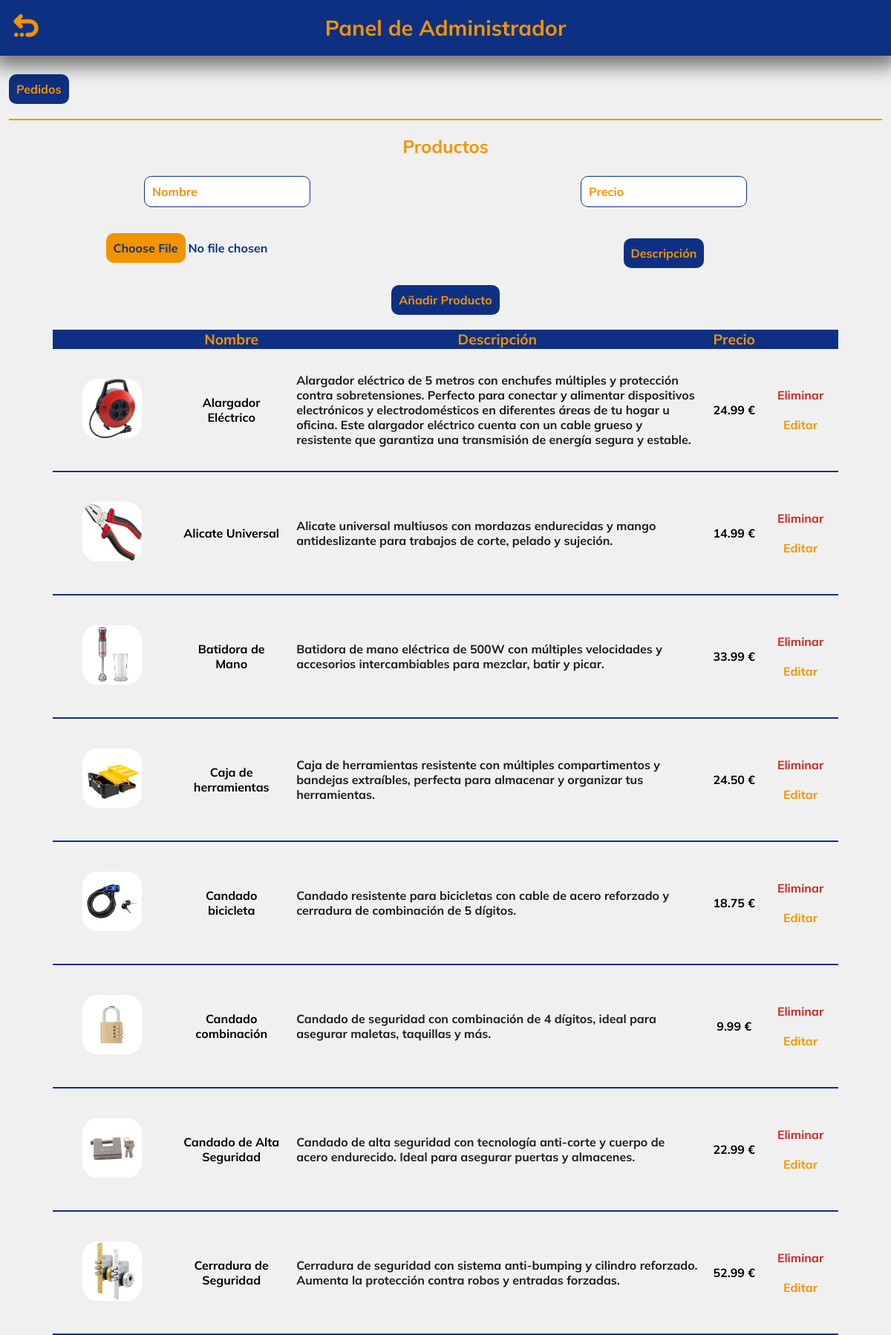
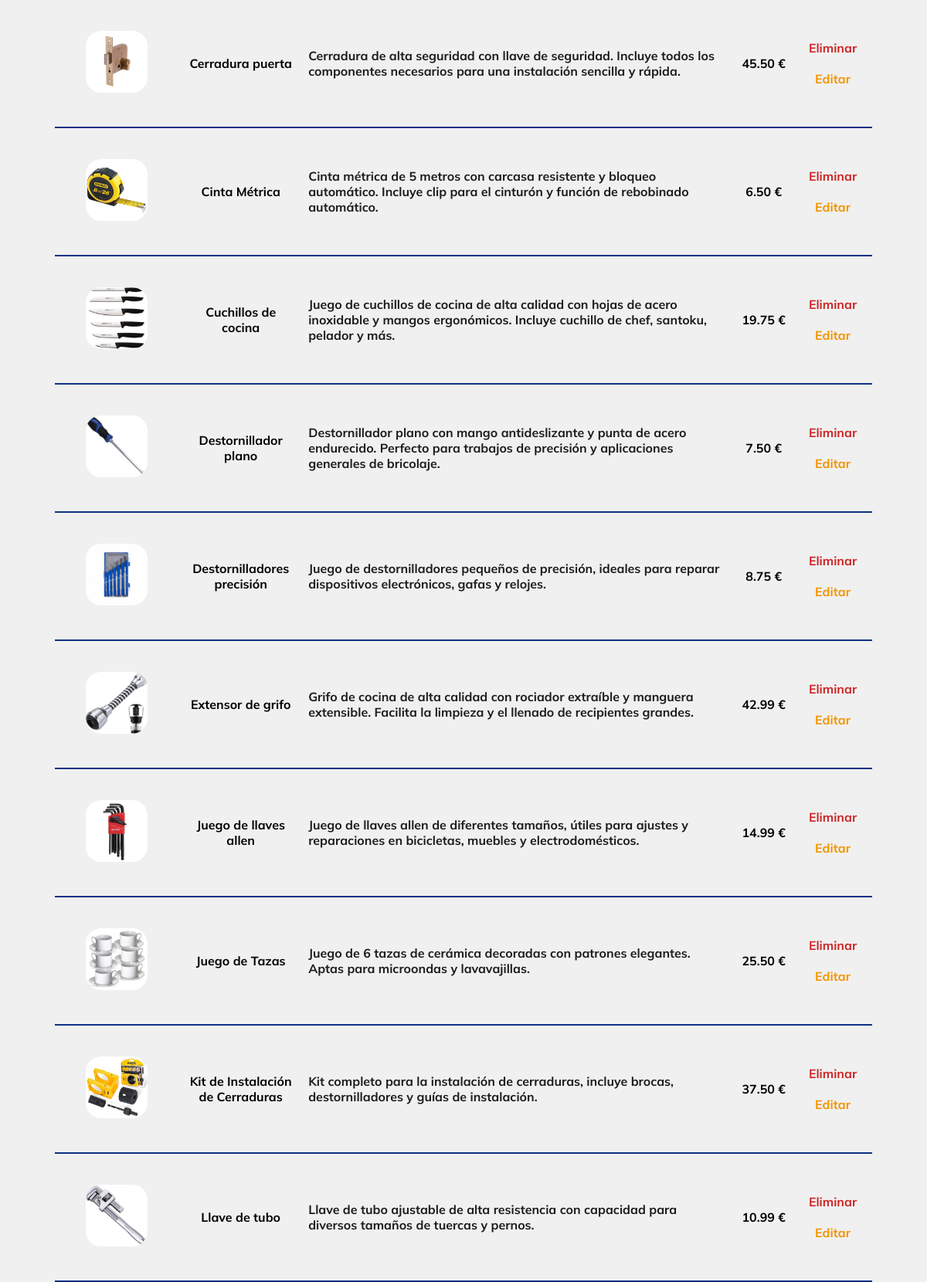
Screenshot of /templates/admin.php (signed in, upper part) with the database file from the repository (2 pictures, top to bottom).
### tables this page shows
CREATE TABLE `productos` (
  `id` int(11) NOT NULL,
  `name` varchar(255) NOT NULL,
  `description` varchar(1500) DEFAULT NULL,
  `price` decimal(10,2) NOT NULL,
  `img` varchar(225) NOT NULL
);

### templates/admin.php (the view, shortened to what this page needs)
<?php
$message = "";
$messageClass = "";
function listProducto($conn, &$message, &$messageClass){
    $query = $conn->prepare("SELECT * FROM productos ORDER BY name ASC");
    $query->execute();
    $productoToEdit = null;
    ?>
<!DOCTYPE html>
<html lang="en">
<head>
    <link rel="stylesheet" href="../styles/style.css">
    <link rel="stylesheet" href="../styles/admin.css">
</head>
<body>
    <div class="header">
        <div class="title-container">
            <a href="../index.php"><img src="../assets/img/icons/goBack.png" alt="home"></a>
            <h1 class='title'>Panel de Administrador</h1>
        </div>
    </div>
    <button id="mostrarPedidos">Pedidos</button>
    <div id="producto">
        <div class="section-title"><h2>Productos</h2></div>
        <form id="producto-form" method='post' enctype='multipart/form-data' class='control-panel'>
            <div class="form-element-container">
                <div class="form-element">
                    <input type='text' name='name' id='name' placeholder="Nombre" value='<?= ($productoToEdit ? htmlspecialchars($productoToEdit["name"]) : "") ?>'>
                </div>
                <div class="form-element">
                    <input type='text' name='price' id='price' placeholder="Precio" value='<?= ($productoToEdit ? htmlspecialchars($productoToEdit["price"]) : "") ?>'>
                </div>
                <div class="form-element">
                    <input type='file' name='img' id='input-file'>
                </div>
                <div class="form-element">
                    <button type="button" id="description-button" class="description-button">Descripción</button>
                </div>
            </div>
            <div class='btn-container'>
                <button class='btn-insertar' type='submit' name='<?= ($productoToEdit ? "update" : "insert") ?>' id='insert-btn'><?= ($productoToEdit ? "Guardar" : "Añadir Producto") ?></button>
            </div>
        </form>
        <table class="product-table">
            <thead>
                <tr>
                    <th></th>
                    <th>Nombre</th>
                    <th>Descripción</th>
                    <th>Precio</th>
                    <th></th>
                </tr>
            </thead>
            <tbody>
                <?php foreach($query as $product): ?>
                    <tr>
                        <td><img src="../assets/img/productos/<?= $product['img'] ?>" alt="<?= $product['name'] ?>"></td>
                        <td class="name"><p class="parraf" id="name"><?= $product["name"]?></p></td>
                        <td class="descripcion"><p class="parragraf" id="description"><?= $product["description"]?></p></td>
                        <td class="precio"><p class="parraf" id="price"><?= $product["price"]?> €</p></p></td>
                        <td class="actions">
                            <div class="button-container">
                                <form method='post' class="delete-form">
                                    <button type='submit' name='delete' class="delete-btn">Eliminar</button>
                                </form>
                                <form method='post'>
                                    <button class='btn' type='submit' name='edit' id='edit-btn'>Editar</button>
                                </form>
                            </div>
                        </td>
                    </tr>
                <?php endforeach; ?>
            </tbody>
        </table>
    </div>
</body>
</html>
<?php
}
$conn = connectDB();
listProducto($conn, $message, $messageClass);
?>

### styles/style.css (style rules this page uses)
body { font-family: Mulish; background-color: #f0f0f0; width: 98%; margin: 0 auto; padding-top: 150px; }
h1 { color: #f29400; font-size: 2em; }
h2 { color: #f29400; font-size: 1.7em; }
.parragraf { color: #1c1c1c; font-size: 1.3em; }
img { width: 100px; border-radius: 20px; }
a { color: #f29400; text-decoration: none; transition: 0.3s ease-in-out; }
button { font-family: Mulish; font-size: 1.3em; padding: 10px; border-radius: 10px; border: none; background-color: #0e3083; color: #f29400; cursor: pointer; transition: 0.3s ease-in-out; }
input { font-family: Mulish; color: #f29400; font-size: 1em; border-radius: 10px; margin: 20px; margin-top: 5px; padding: 10px; border: 1px solid #0e3083; border-radius: 10px; }
input::placeholder { color: #f29400; }
#input-file { color: #0e3083; border: none; }
@media screen and (width < 1441px) { body { padding-top: 120px; } }
@media screen and (width < 1441px) { h1 { color: #f29400; font-size: 1.8em; } }
@media screen and (width < 1441px) { h2 { font-size: 1.5em; } }
@media screen and (width < 1441px) { .parragraf { color: #1c1c1c; font-size: 1em; } }
@media screen and (width < 1441px) { button { font-size: 1em; } }

### styles/admin.css (style rules this page uses)
body { padding-top: 100px; }
.header { background-color: #f0f0f0; width: 100%; position: fixed; z-index: 1000; top: 0; left: 0; border-bottom-left-radius: 5px; border-bottom-right-radius: 5px; box-shadow: 0 5px 25px 10px rgba(0, 0, 0, 0.5); }
.title-container img { margin: 0; position: absolute; left: 10px; top: 10px; width: 50px; }
.control-panel { text-align: center; }
.form-element-container { margin-top: 20px; display: grid; grid-template-columns: repeat(auto-fit, minmax(400px, 1fr)); align-items: center; justify-content: center; }
.product-table tr:nth-child(even) { border-radius: 20px; border-bottom: 2px solid #0e3083; border-top: 2px solid #0e3083; }
.product-table td { padding: 10px; }
.name { text-align: center; }
.precio { text-align: center; white-space: nowrap; }
img { width: 80px; margin: 30px; }
.button-container { text-align: center; }
.delete-btn { color: #cf2525; background: none; }
#edit-btn { color: #f29400; background: none; }
.section-title { margin-top: 20px; text-align: center; border-top: 2px solid #f29400; }
.descripcion p { max-height: 100px; overflow-y: auto; font-size: 1em; }
.parragraf { font-size: 1em; }
@media screen and (width < 1441px) { .parragraf, .descripcion p { color: #1c1c1c; font-size: 1em; } }

### rows the page displays
productos: img (picture), name "Alargador Eléctrico", description "Alargador eléctrico de 5 metros con enchufes múltiples y protección contra sobretensiones. Perfecto para conectar y alimentar dispositivos electrónicos y electrodomésticos en diferentes áreas de tu hogar u oficina. Este alargador eléctrico cuenta con un cable grueso y resistente que garantiza una transmisión de energía segura y estable.…", price "24.99"
productos: img (picture), name "Alicate Universal", description "Alicate universal multiusos con mordazas endurecidas y mango antideslizante para trabajos de corte, pelado y sujeción.", price "14.99"
productos: img (picture), name "Batidora de Mano", description "Batidora de mano eléctrica de 500W con múltiples velocidades y accesorios intercambiables para mezclar, batir y picar.", price "33.99"
productos: img (picture), name "Caja de herramientas", description "Caja de herramientas resistente con múltiples compartimentos y bandejas extraíbles, perfecta para almacenar y organizar tus herramientas.", price "24.50"
productos: img (picture), name "Candado bicicleta", description "Candado resistente para bicicletas con cable de acero reforzado y cerradura de combinación de 5 dígitos.", price "18.75"
productos: img (picture), name "Candado combinación", description "Candado de seguridad con combinación de 4 dígitos, ideal para asegurar maletas, taquillas y más.", price "9.99"
productos: img (picture), name "Candado de Alta Seguridad", description "Candado de alta seguridad con tecnología anti-corte y cuerpo de acero endurecido. Ideal para asegurar puertas y almacenes.", price "22.99"
productos: img (picture), name "Cerradura de Seguridad", description "Cerradura de seguridad con sistema anti-bumping y cilindro reforzado. Aumenta la protección contra robos y entradas forzadas.", price "52.99"
productos: img (picture), name "Cerradura puerta", description "Cerradura de alta seguridad con llave de seguridad. Incluye todos los componentes necesarios para una instalación sencilla y rápida.", price "45.50"
productos: img (picture), name "Cinta Métrica", description "Cinta métrica de 5 metros con carcasa resistente y bloqueo automático. Incluye clip para el cinturón y función de rebobinado automático.", price "6.50"
productos: img (picture), name "Cuchillos de cocina", description "Juego de cuchillos de cocina de alta calidad con hojas de acero inoxidable y mangos ergonómicos. Incluye cuchillo de chef, santoku, pelador y más.", price "19.75"
productos: img (picture), name "Destornillador plano", description "Destornillador plano con mango antideslizante y punta de acero endurecido. Perfecto para trabajos de precisión y aplicaciones generales de bricolaje.", price "7.50"
productos: img (picture), name "Destornilladores precisión", description "Juego de destornilladores pequeños de precisión, ideales para reparar dispositivos electrónicos, gafas y relojes.", price "8.75"
productos: img (picture), name "Extensor de grifo", description "Grifo de cocina de alta calidad con rociador extraíble y manguera extensible. Facilita la limpieza y el llenado de recipientes grandes.", price "42.99"
productos: img (picture), name "Juego de llaves allen", description "Juego de llaves allen de diferentes tamaños, útiles para ajustes y reparaciones en bicicletas, muebles y electrodomésticos.", price "14.99"
productos: img (picture), name "Juego de Tazas", description "Juego de 6 tazas de cerámica decoradas con patrones elegantes. Aptas para microondas y lavavajillas.", price "25.50"
productos: img (picture), name "Kit de Instalación de Cerraduras", description "Kit completo para la instalación de cerraduras, incluye brocas, destornilladores y guías de instalación.", price "37.50"
productos: img (picture), name "Llave de tubo", description "Llave de tubo ajustable de alta resistencia con capacidad para diversos tamaños de tuercas y pernos.", price "10.99"
